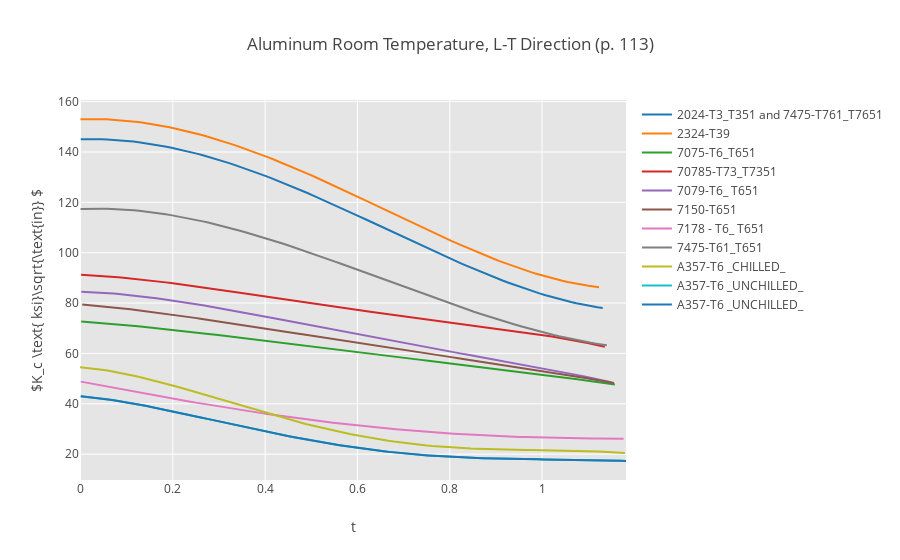

Notebook source saved alongside this figure:
### Markdown cell above
# Fracture toughness figures

## Aluminum $K_C$

### Code cell
#this code is just to load the necessary libraries
#import plotly.tools as tls
from plotly.offline import init_notebook_mode, plot, iplot
init_notebook_mode(connected=True)

#load downloaded data
import pickle
with open('plotlyfigs/fracture-toughness.picke','rb') as f:
    fig = pickle.load(f)

iplot(fig[0],validate=False)
